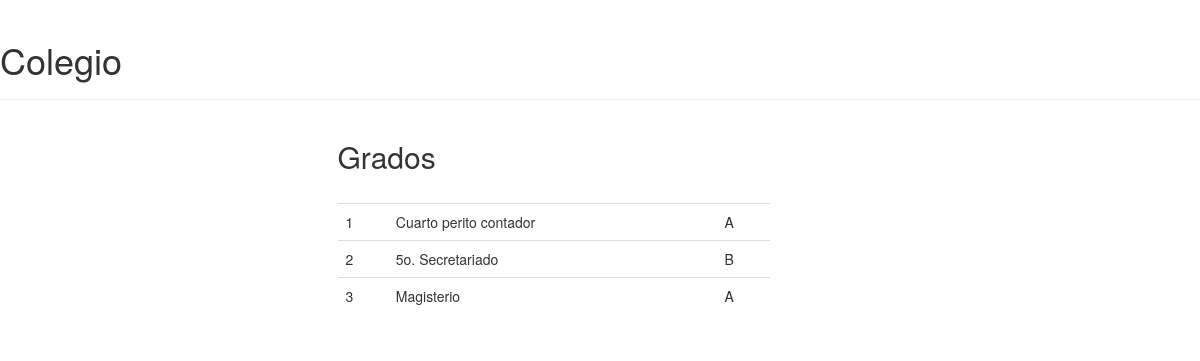
/grado/listar/, run on an earlier commit of the app's database.
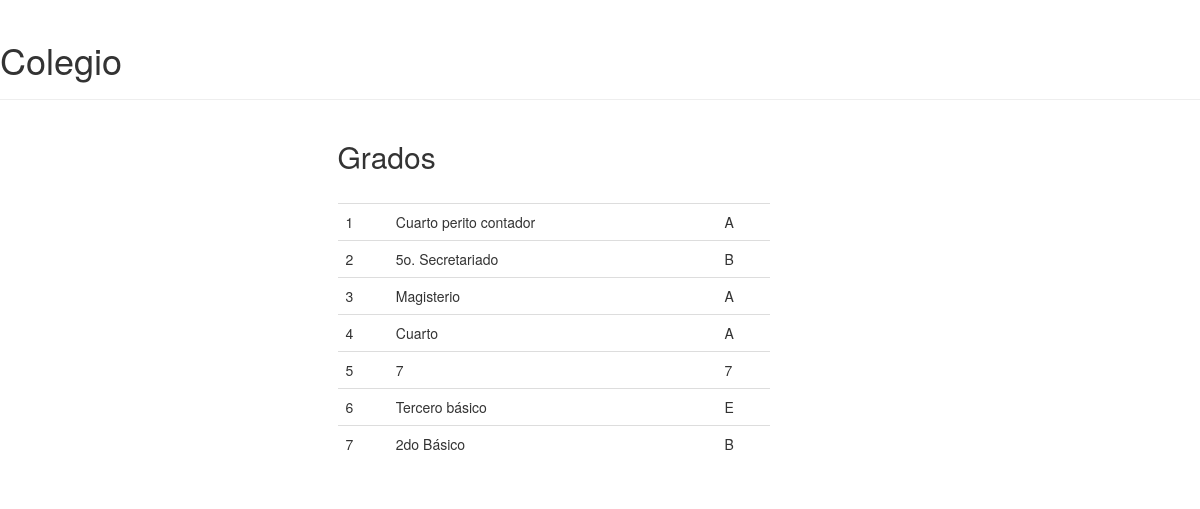
And on a later commit of the database.
### colegio/models.py (models this page shows, shortened)
class Grado(models.Model):
    nombre = models.CharField(max_length=50)
    seccion = models.CharField(max_length=10)
    materia = models.ManyToManyField(Materia, blank=True)

### colegio/views.py (the view)
# urls.py: url(r'^grado/listar/$', views.grado_list, name='grado_list'),
def grado_list(request):
    grado = Grado.objects.all()
    contexto = {'grados': grado}
    return render(request, 'colegio/grado_list.html', contexto)

### colegio/templates/colegio/grado_list.html (shortened to what this page needs)
{% extends 'colegio/base.html'%}
{% block content %}
  <div class="col-md-10 offset-1">
    <div class="card">
      <div class="card-block p-5">
    <h2>Grados</h2>
    <br>
    <table class="table">
    {% for grado in grados %}
       <tr>
         <td>{{ grado.id }}</td>
         <td>{{ grado.nombre }}</td>
         <td>{{ grado.seccion }}</td>
       </tr>
       {% endfor %}
</div>
</div>
{% endblock %}

### colegio/templates/colegio/base.html (shortened to what this page needs)
{% load staticfiles %}
<!DOCTYPE html>
<html>
  <head>
    <link rel="stylesheet" href="//maxcdn.bootstrapcdn.com/bootstrap/3.2.0/css/bootstrap.min.css">
           <link rel="stylesheet" href="//maxcdn.bootstrapcdn.com/bootstrap/3.2.0/css/bootstrap-theme.min.css">
  </head>
  <body>
    <div class="page-header">
      <h1>Colegio</h1>
    </div>
    <div class="content container">
      <div class="row">
        <div class="col-md-6 col-md-offset-3">
      {% block content %}
      {% endblock %}
        </div>
      </div>
    </div>
  </body>
</html>

What changed in the data, as far as the page shows it:
added Grado: id "4", nombre "Cuarto", seccion "A"
added Grado: id "5", nombre "7", seccion "7"
added Grado: id "6", nombre "Tercero básico", seccion "E"
added Grado: id "7", nombre "2do Básico", seccion "B"
